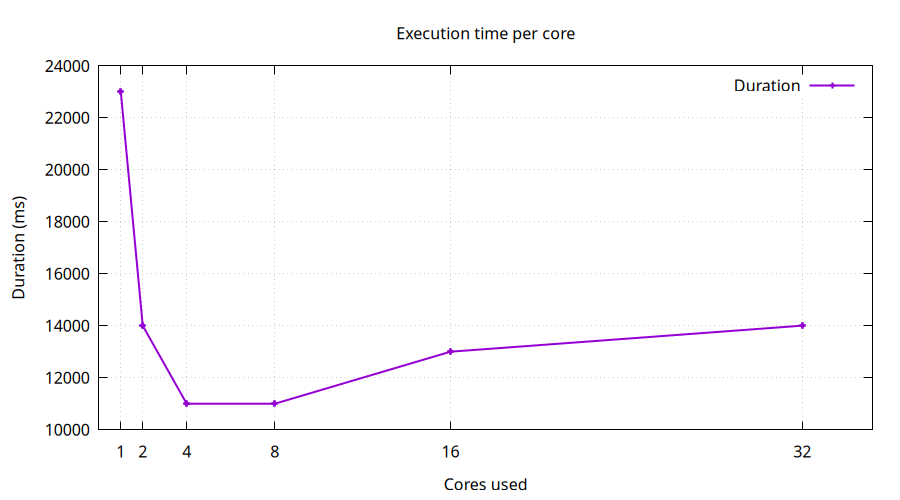

Write gnuplot code to recreate this figure.
set terminal pngcairo size 900,500 noenhanced
set output 'exec_time_per_core.png'
set title 'Execution time per core'
set xlabel 'Cores used'
set ylabel 'Duration (ms)'
set grid
set xtics ('1' 1, '1' 1, '1' 1, '2' 2, '2' 2, '2' 2, '4' 4, '4' 4, '4' 4, '8' 8, '8' 8, '8' 8, '16' 16, '16' 16, '16' 16, '32' 32, '32' 32, '32' 32)
set xrange [0:35.2]
plot 'exec_time_per_core.dat' using 1:2 with linespoints lw 2 title 'Duration'
